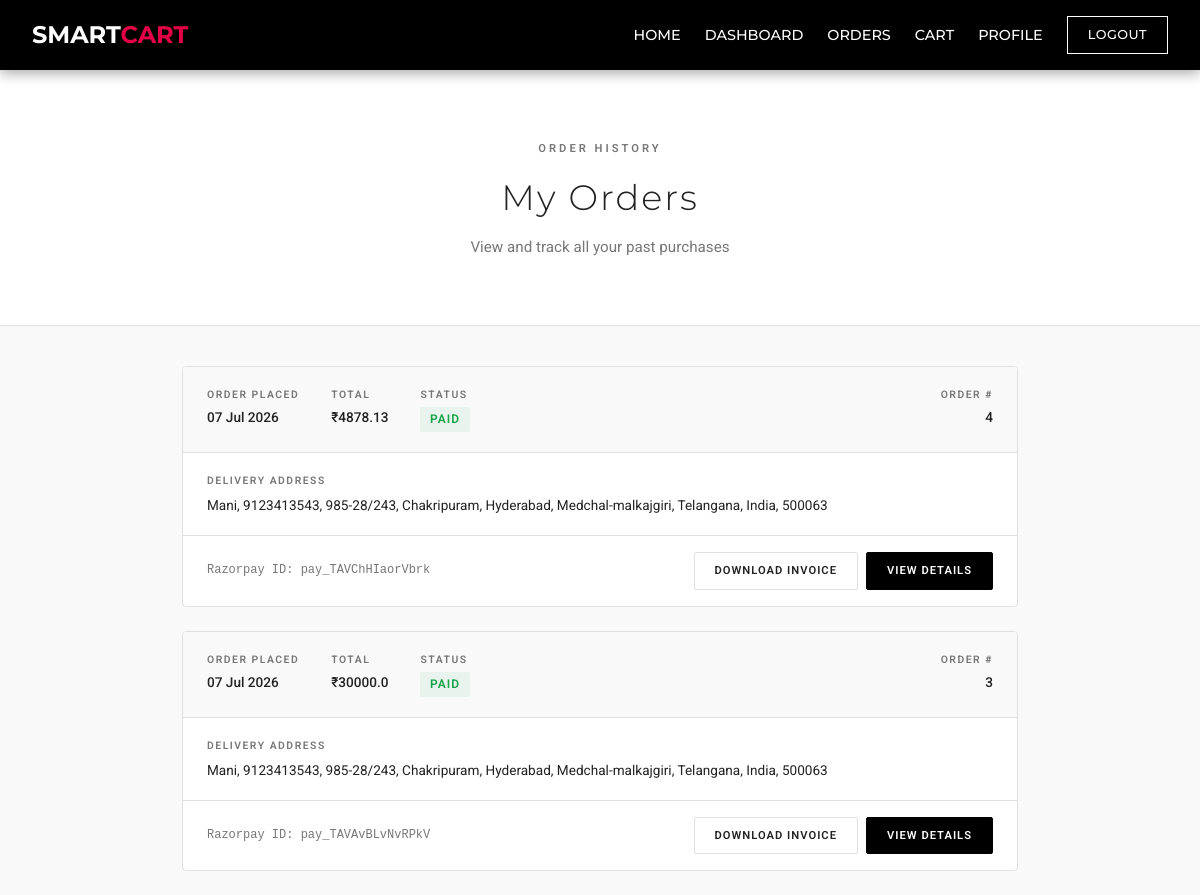
Page /user/my-orders (signed in, upper part) on the earlier database version.
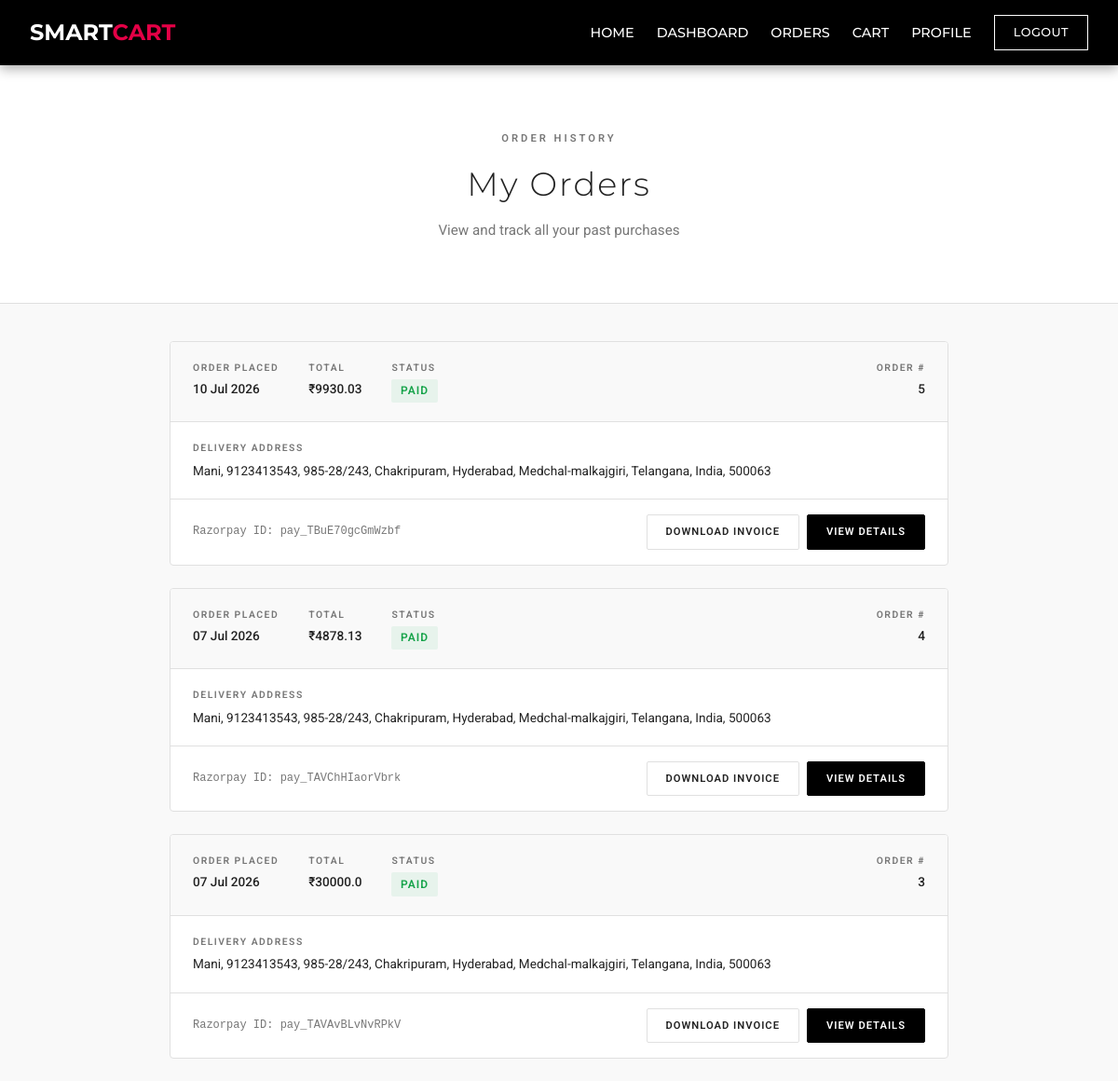
Same page on the later database version.
### tables this page shows
CREATE TABLE orders (
    order_id INTEGER PRIMARY KEY AUTOINCREMENT,
    user_id INTEGER NOT NULL,
    razorpay_order_id TEXT,
    razorpay_payment_id TEXT,
    amount REAL,
    payment_status TEXT,
    created_at TIMESTAMP DEFAULT CURRENT_TIMESTAMP, address TEXT,
    FOREIGN KEY (user_id) REFERENCES users(user_id)
);

CREATE TABLE users (
    user_id INTEGER PRIMARY KEY AUTOINCREMENT,
    name TEXT NOT NULL,
    email TEXT UNIQUE NOT NULL,
    password TEXT NOT NULL,
    address TEXT,
    profile_image TEXT
);

### app.py (the view)
@app.route('/user/my-orders')
def my_orders():
    if 'user_id' not in session:
        flash("Please login!", "danger")
        return redirect('/user-signin')
    conn = get_db()
    cursor = conn.cursor()
    try:
        cursor.execute("SELECT * FROM orders WHERE user_id=? ORDER BY created_at DESC", (session['user_id'],))
        orders = cursor.fetchall()
    except:
        orders = []
    cursor.execute("SELECT address FROM users WHERE user_id=?", (session['user_id'],))
    user_row = cursor.fetchone()
    user_address = user_row['address'] if user_row and user_row['address'] else "Address not provided"
    cursor.close()
    conn.close()
    return render_template("user/my_orders.html", orders=orders, user_address=user_address)

### app.py (called while the page is built)
def convert_timestamp(val):
    val_str = val.decode('utf-8')
    try:
        return datetime.datetime.fromisoformat(val_str)
    except ValueError:
        return datetime.datetime.strptime(val_str, "%Y-%m-%d %H:%M:%S")

def get_db():
    connection = sqlite3.connect(DB_PATH, detect_types=sqlite3.PARSE_DECLTYPES)
    connection.row_factory = sqlite3.Row
    return connection

### templates/user/my_orders.html (shortened to what this page needs)
{% extends "user/base.html" %}
{% block page_css %}
<link rel="stylesheet" href="{{ url_for('static', filename='css/user/my_orders.css') }}">
{% endblock %}
{% block content %}
<div class="orders-hero">
  <div class="orders-hero__inner">
    <span class="orders-hero__label">Order History</span>
    <h1 class="orders-hero__title">My Orders</h1>
    <p class="orders-hero__desc">View and track all your past purchases</p>
  </div>
</div>
<div class="orders-container">
  {% if orders|length == 0 %}
  <div class="orders-empty">
    <svg xmlns="http://www.w3.org/2000/svg" width="48" height="48" viewBox="0 0 24 24" fill="none" stroke="currentColor"
      stroke-width="1" stroke-linecap="round" stroke-linejoin="round" class="orders-empty__icon">
      <path
        d="M21 16V8a2 2 0 0 0-1-1.73l-7-4a2 2 0 0 0-2 0l-7 4A2 2 0 0 0 3 8v8a2 2 0 0 0 1 1.73l7 4a2 2 0 0 0 2 0l7-4A2 2 0 0 0 21 16z">
      </path>
      <polyline points="3.27 6.96 12 12.01 20.73 6.96"></polyline>
      <line x1="12" y1="22.08" x2="12" y2="12"></line>
    </svg>
    <h3 class="orders-empty__title">No orders yet</h3>
    <p class="orders-empty__text">You haven't placed any orders yet. Start exploring our products!</p>
    <a href="/user/products" class="orders-empty__btn">Start Shopping</a>
  </div>
  {% else %}
  <div class="orders-list">
    {% for order in orders %}
    <div class="order-card">
      <div class="order-card__header">
        <div class="order-card__meta">
          <div class="order-card__meta-item">
            <span class="order-card__meta-label">Order Placed</span>
            <span class="order-card__meta-value">{{ order.created_at.strftime('%d %b %Y') if order.created_at else 'N/A'
              }}</span>
          </div>
          <div class="order-card__meta-item">
            <span class="order-card__meta-label">Total</span>
            <span class="order-card__meta-value">₹{{ order.amount }}</span>
          </div>
          <div class="order-card__meta-item">
            <span class="order-card__meta-label">Status</span>
            <span class="order-card__status">{{ order.payment_status }}</span>
          </div>
        </div>
        <div class="order-card__id">
          <span class="order-card__meta-label">Order #</span>
          <span class="order-card__meta-value">{{ loop.revindex }}</span>
        </div>
      </div>
      <div class="order-card__body">
        <div class="order-card__address">
          <span class="order-card__address-label">Delivery Address</span>
          <span class="order-card__address-text">
            {% if user_address %}
            {{ user_address | replace('#$#$', ', ') }}
            {% else %}
            Not provided
            {% endif %}
          </span>
        </div>
      </div>
      <div class="order-card__footer">
        <span class="order-card__txn">Razorpay ID: {{ order.razorpay_payment_id }}</span>
        <div class="order-card__actions">
          <a href="/user/download-invoice/{{ order.order_id }}" class="order-card__btn order-card__btn--ghost">Download
            Invoice</a>
          <a href="/user/order-success/{{ order.order_id }}" class="order-card__btn order-card__btn--primary">View
            Details</a>
        </div>
      </div>
    </div>
    {% endfor %}
  </div>
  {% endif %}
</div>
{% endblock %}

Differences in the rows shown:
added orders: created_at "10 Jul 2026", amount "9930.03", payment_status "PAID", {{ user_address | replace('#$#$', ', ') }} "Mani, 9123413543, 985-28/243, Chakripuram, Hyderabad, Medchal-malkajgiri, Telangana, India, 500063", razorpay_payment_id "pay_TBuE70gcGmWzbf"
